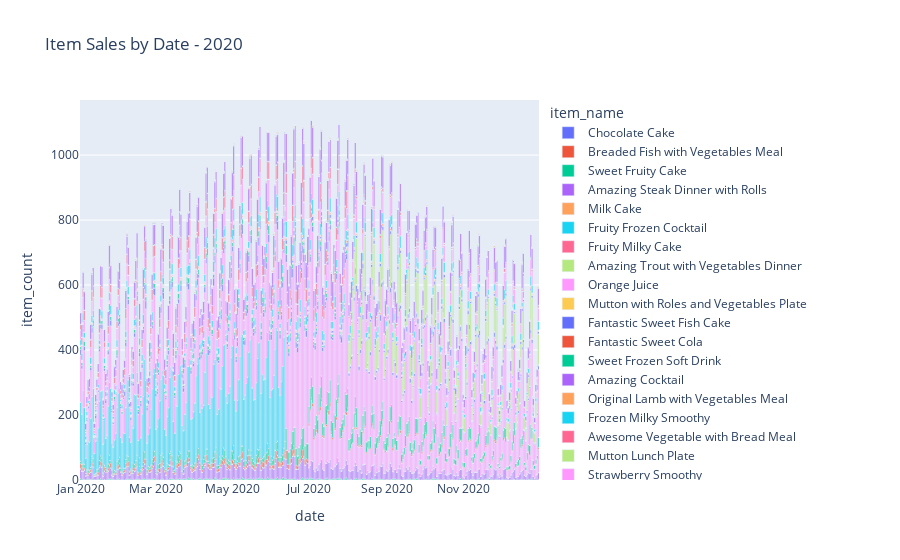

The cell this chart's notebook holds for it:
### Code cell
SINGLE_YEAR = 2020

df_sales_single_year = df[df['date'].dt.year == SINGLE_YEAR]
df_plot = df_sales_single_year[['date','item_id','item_count']].groupby(['date','item_id']).sum().reset_index()
df_plot = df_plot.merge(df_items,on="item_id")[['date','item_count','item_name']]
fig = px.bar(df_plot, x='date', y='item_count',color="item_name", title=f'Item Sales by Date - {SINGLE_YEAR}')
fig.update_layout(bargap=0.0,bargroupgap=0.0)
fig.show()
